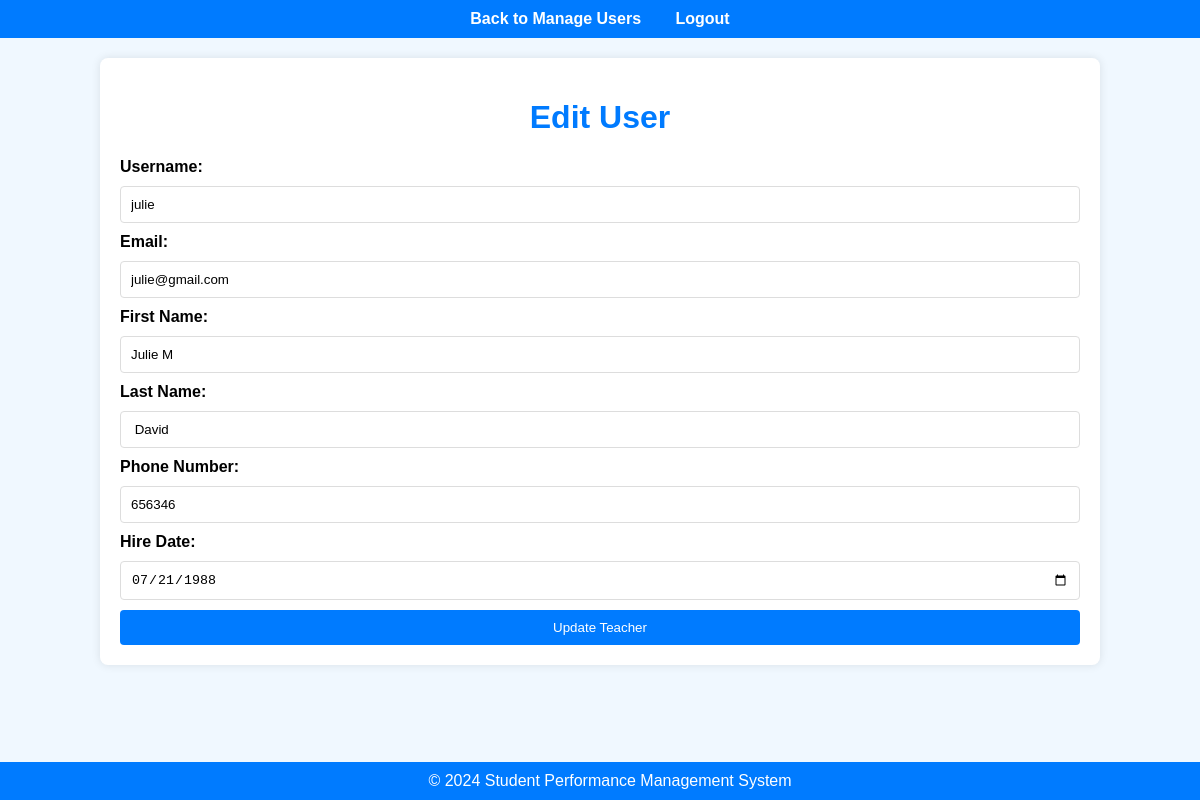
/html/EditUsers.php?type=teacher&id=1, run on the app's committed database.
### tables this page shows
CREATE TABLE `teachers` (
  `teacher_id` int(11) NOT NULL,
  `first_name` varchar(50) NOT NULL,
  `last_name` varchar(50) NOT NULL,
  `email` varchar(100) NOT NULL,
  `phone_number` varchar(15) DEFAULT NULL,
  `hire_date` date NOT NULL,
  `user_id` int(11) DEFAULT NULL,
  `created_at` timestamp NOT NULL DEFAULT current_timestamp(),
  `updated_at` timestamp NOT NULL DEFAULT current_timestamp() ON UPDATE current_timestamp()
);

CREATE TABLE `users` (
  `user_id` int(11) NOT NULL,
  `username` varchar(50) NOT NULL,
  `password` varchar(255) NOT NULL,
  `role` enum('admin','teacher','student') NOT NULL,
  `email` varchar(100) NOT NULL,
  `created_at` timestamp NOT NULL DEFAULT current_timestamp(),
  `updated_at` timestamp NOT NULL DEFAULT current_timestamp() ON UPDATE current_timestamp()
);

### html/EditUsers.php (the view, shortened to what this page needs)
<!DOCTYPE html>
<html lang="en">
<head>
    <link rel="stylesheet" href="../css/EditUsers.css">
</head>
<body>
    <nav>
        <a href="ManageUsers.php">Back to Manage Users</a>
        <a href="logout.html">Logout</a>
    </nav>
    <div class="container">
        <h1>Edit User</h1>
        <?php
        include 'db_connection.php';
        $type = $_GET['type'];
        $id = $_GET['id'];
        if ($type == 'teacher') {
            $sql = "SELECT u.username, u.email, t.first_name, t.last_name, t.phone_number, t.hire_date, t.teacher_id
                    FROM users u
                    JOIN teachers t ON u.user_id = t.user_id
                    WHERE t.teacher_id = $id";
        } elseif ($type == 'student') {
            $sql = "SELECT u.username, u.email, s.first_name, s.last_name, s.date_of_birth, s.gender, s.enrollment_date, s.student_id
                    FROM users u
                    JOIN students s ON u.user_id = s.user_id
                    WHERE s.student_id = $id";
        }
        $result = $conn->query($sql);
        $row = $result->fetch_assoc();
        if ($type == 'teacher') {
        ?>
            <form action="" method="post">
                <label for="username">Username:</label>
                <input type="text" id="username" name="username" value="<?php echo $row['username']; ?>" required>
                <label for="email">Email:</label>
                <input type="email" id="email" name="email" value="<?php echo $row['email']; ?>" required>
                <label for="first_name">First Name:</label>
                <input type="text" id="first_name" name="first_name" value="<?php echo $row['first_name']; ?>" required>
                <label for="last_name">Last Name:</label>
                <input type="text" id="last_name" name="last_name" value="<?php echo $row['last_name']; ?>" required>
                <label for="phone_number">Phone Number:</label>
                <input type="text" id="phone_number" name="phone_number" value="<?php echo $row['phone_number']; ?>">
                <label for="hire_date">Hire Date:</label>
                <input type="date" id="hire_date" name="hire_date" value="<?php echo $row['hire_date']; ?>" required>
                <button type="submit" name="update_teacher">Update Teacher</button>
            </form>
        <?php
        }
        ?>
    </div>
    <footer>
        &copy; 2024 Student Performance Management System
    </footer>
</body>
</html>

### css/EditUsers.css (style rules this page uses)
body { font-family: Arial, sans-serif; background-color: #f0f8ff; margin: 0; padding: 0; }
nav { background-color: #007BFF; padding: 10px; text-align: center; }
nav a { color: white; margin: 0 15px; text-decoration: none; font-weight: bold; }
.container { width: 80%; margin: 20px auto; background-color: white; padding: 20px; box-shadow: 0 0 10px rgba(0, 0, 0, 0.1); border-radius: 8px; }
h1 { text-align: center; color: #007BFF; }
form { display: flex; flex-direction: column; gap: 10px; margin-top: 20px; }
label { font-weight: bold; }
input[type="text"], input[type="email"], input[type="date"], select { padding: 10px; border: 1px solid #ddd; border-radius: 4px; }
button[type="submit"] { padding: 10px; color: white; background-color: #007BFF; border: none; border-radius: 4px; cursor: pointer; transition: background-color 0.3s; }
footer { text-align: center; padding: 10px; background-color: #007BFF; color: white; position: fixed; bottom: 0; width: 100%; }

### data on the page
teachers: username "julie", email "julie@gmail.com", first_name "Julie M", last_name "David", phone_number "656346", hire_date "07/21/1988"
